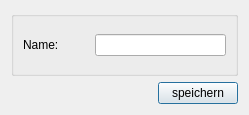
<?xml version="1.0" encoding="UTF-8"?>
<ui version="4.0">
 <class>SportDialog</class>
 <widget class="QDialog" name="SportDialog">
  <property name="geometry">
   <rect>
    <x>0</x>
    <y>0</y>
    <width>249</width>
    <height>115</height>
   </rect>
  </property>
  <property name="sizePolicy">
   <sizepolicy hsizetype="Fixed" vsizetype="Fixed">
    <horstretch>0</horstretch>
    <verstretch>0</verstretch>
   </sizepolicy>
  </property>
  <property name="windowTitle">
   <string>TurnFix - Sportartendaten</string>
  </property>
  <property name="windowIcon">
   <iconset resource="../resources/TurnFix.qrc">
    <normaloff>:/appicons/icon.png</normaloff>:/appicons/icon.png</iconset>
  </property>
  <layout class="QGridLayout" name="gridLayout">
   <item row="1" column="0">
    <widget class="QPushButton" name="but_save">
     <property name="sizePolicy">
      <sizepolicy hsizetype="Fixed" vsizetype="Fixed">
       <horstretch>0</horstretch>
       <verstretch>0</verstretch>
      </sizepolicy>
     </property>
     <property name="layoutDirection">
      <enum>Qt::RightToLeft</enum>
     </property>
     <property name="text">
      <string>speichern</string>
     </property>
    </widget>
   </item>
   <item row="0" column="0">
    <widget class="QGroupBox" name="groupBox">
     <property name="sizePolicy">
      <sizepolicy hsizetype="Expanding" vsizetype="Preferred">
       <horstretch>0</horstretch>
       <verstretch>0</verstretch>
      </sizepolicy>
     </property>
     <property name="title">
      <string/>
     </property>
     <layout class="QGridLayout" name="gridLayout_2">
      <item row="0" column="0">
       <widget class="QLabel" name="label">
        <property name="sizePolicy">
         <sizepolicy hsizetype="Preferred" vsizetype="Preferred">
          <horstretch>0</horstretch>
          <verstretch>0</verstretch>
         </sizepolicy>
        </property>
        <property name="text">
         <string>Name:</string>
        </property>
       </widget>
      </item>
      <item row="0" column="1" colspan="2">
       <widget class="QLineEdit" name="txt_name"/>
      </item>
     </layout>
    </widget>
   </item>
  </layout>
 </widget>
 <resources>
  <include location="../resources/TurnFix.qrc"/>
 </resources>
 <connections/>
</ui>
